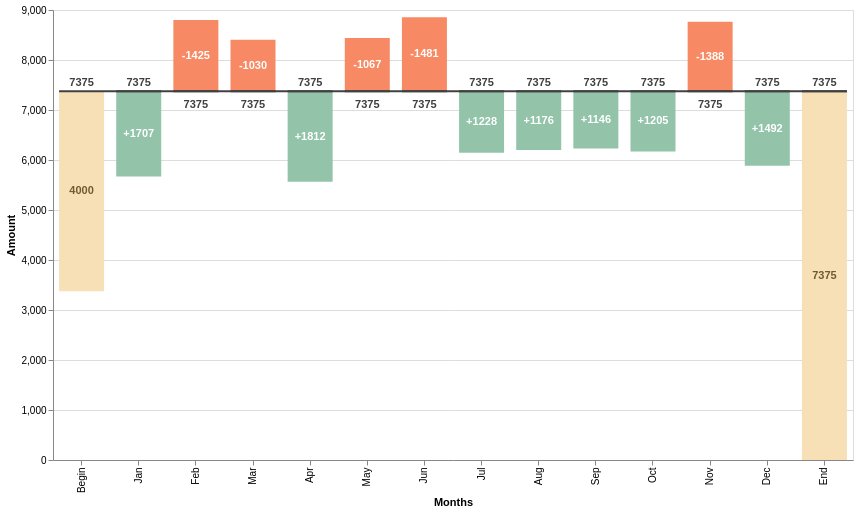

Write a Vega-Lite specification for this figure.
### Vega-Lite specification from a JSON file in a GitHub repository (floating-point values rounded to 4 significant figures)
{"$schema": "https://vega.github.io/schema/vega-lite/v3.json", "data": {"values": [{"label": "Begin", "amount": 4000}, {"label": "Jan", "amount": 1707}, {"label": "Feb", "amount": -1425}, {"label": "Mar", "amount": -1030}, {"label": "Apr", "amount": 1812}, {"label": "May", "amount": -1067}, {"label": "Jun", "amount": -1481}, {"label": "Jul", "amount": 1228}, {"label": "Aug", "amount": 1176}, {"label": "Sep", "amount": 1146}, {"label": "Oct", "amount": 1205}, {"label": "Nov", "amount": -1388}, {"label": "Dec", "amount": 1492}, {"label": "End", "amount": 0}]}, "width": 800, "height": 450, "transform": [{"joinaggregate": [{"op": "sum", "field": "amount", "as": "sum"}]}, {"window": [{"op": "lead", "field": "label", "as": "lead"}]}, {"calculate": "datum.lead === null ? datum.label : datum.lead", "as": "lead"}, {"calculate": "datum.label === 'End' ? 0 : datum.sum - datum.amount", "as": "previous_sum"}, {"calculate": "datum.label === 'End' ? datum.sum : datum.amount", "as": "amount"}, {"calculate": "(datum.label !== 'Begin' && datum.label !== 'End' && datum.amount > 0 ? '+' : '') + datum.amount", "as": "text_amount"}, {"calculate": "(datum.sum + datum.previous_sum) / 2", "as": "center"}, {"calculate": "datum.sum < datum.previous_sum ? datum.sum : ''", "as": "sum_dec"}, {"calculate": "datum.sum > datum.previous_sum ? datum.sum : ''", "as": "sum_inc"}], "layer": [{"mark": {"type": "bar", "size": 45}, "encoding": {"x": {"field": "label", "type": "ordinal", "sort": null, "title": "Months"}, "y": {"field": "previous_sum", "type": "quantitative", "title": "Amount"}, "y2": {"field": "sum"}, "color": {"condition": [{"test": "datum.label === 'Begin' || datum.label === 'End'", "value": "#f7e0b6"}, {"test": "datum.sum < datum.previous_sum", "value": "#f78a64"}], "value": "#93c4aa"}}}, {"mark": {"type": "rule", "color": "#404040", "opacity": 1, "strokeWidth": 2, "xOffset": -22.5, "x2Offset": 22.5}, "encoding": {"x": {"field": "label", "type": "ordinal", "sort": null, "title": "Months"}, "x2": {"field": "lead"}, "y": {"field": "sum", "type": "quantitative"}}}, {"mark": {"type": "text", "dy": -8}, "encoding": {"x": {"field": "label", "type": "ordinal", "sort": null, "title": "Months"}, "y": {"field": "sum_inc", "type": "quantitative"}, "text": {"field": "sum_inc", "type": "nominal"}}}, {"mark": {"type": "text", "dy": 8, "baseline": "top"}, "encoding": {"x": {"field": "label", "type": "ordinal", "sort": null, "title": "Months"}, "y": {"field": "sum_dec", "type": "quantitative"}, "text": {"field": "sum_dec", "type": "nominal"}}}, {"mark": {"type": "text", "fontWeight": "bold", "baseline": "middle"}, "encoding": {"x": {"field": "label", "type": "ordinal", "sort": null, "title": "Months"}, "y": {"field": "center", "type": "quantitative"}, "text": {"field": "text_amount", "type": "nominal"}, "color": {"condition": [{"test": "datum.label === 'Begin' || datum.label === 'End'", "value": "#725a30"}], "value": "white"}}}], "config": {"text": {"fontWeight": "bold", "color": "#404040"}}}
